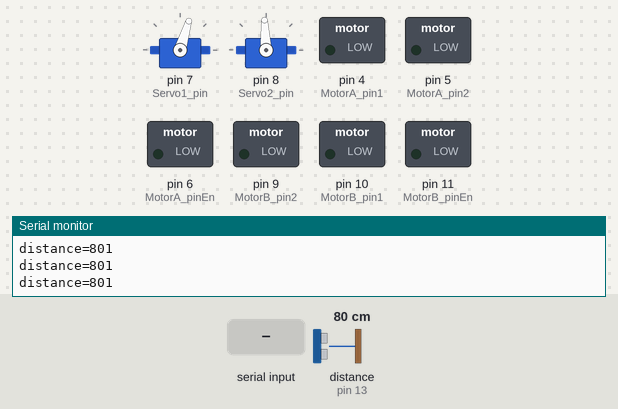
This sketch was run on a simulated Arduino Uno, built with avr-gcc and run on an emulated ATmega328P. On the bench: 2 × servo, switched loads named in the sketch (green lamp = pin HIGH), the last lines printed to the serial monitor. Wiring (inferred from the names in the program): ultrasonic range finder: trigger pin 12; echo pin 13. The inputs (shaded band) are chosen by the test bench; at power-on: distance to the obstacle (sensor on pin 13) 80 cm. The echo pulse lasts 58.3 µs per cm; pins used as bus, display or sensor lines are not drawn.

Above: at 1.2 s.
1.3 s: "a" received over Serial
At 1.81 s:
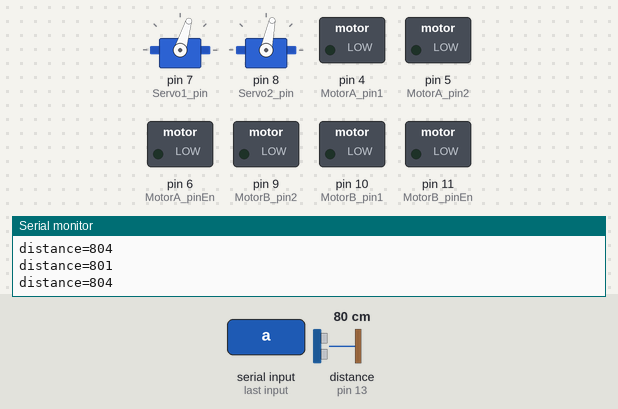
At 4.08 s:
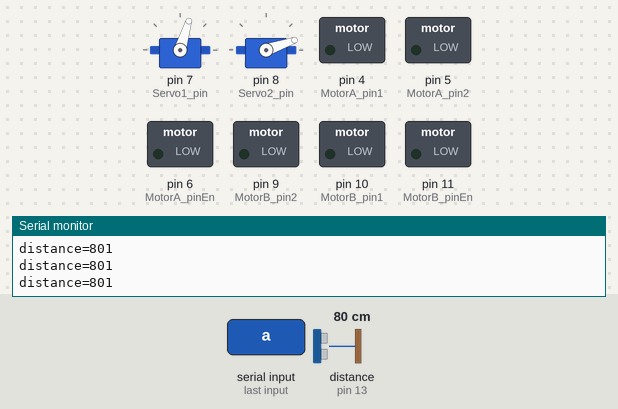
4.3 s: "m" received over Serial
At 4.71 s:
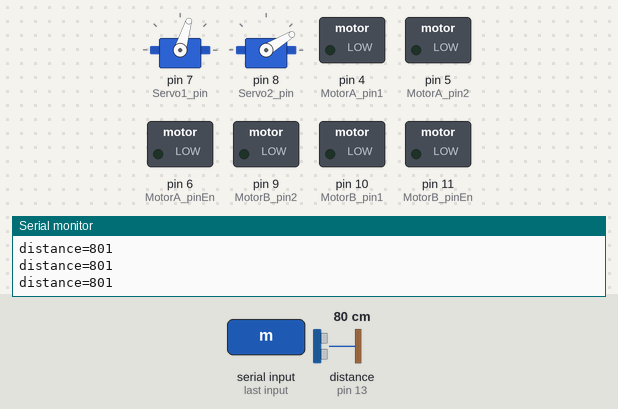
Timing chart, 0 to 8.4 s (numbered marks = the images above; inputs shaded):
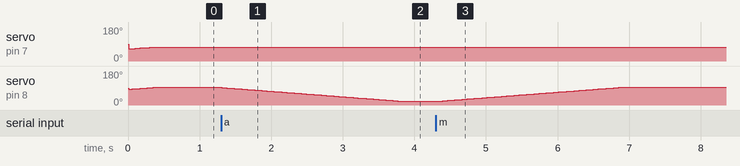

The sketch:

CarController.ino
```cpp
#include "MiniCar.h"
#include "src/timer/Timer.h"

MiniCar car;
Timer t;
int motorSpeed = 0;
int servoSpeed = 1300;
int command;

void setup()
{
  Serial.begin(9600);
  car.init();
  t.every(10, cbk);
  t.every(50, measureDistance);
//  t.every(5000, pseudoMessage);
  car.headMove(1500, 2);
}

void loop()
{
  // waitMessage()
  // routingMessage()
  t.update();
  if (Serial.available()){
    char command = (char)Serial.read();
    if (command == 'a') {
        int angleBias = (int)Serial.read();
        car.headMove(((angleBias - 128) / 127.0 * 750) + 1500, 2);
        Serial.print("angleBias=");
        Serial.println(angleBias);
    }
    else if (command == 'm') {
      car.headMove(1500, 2);
    }
  }
}
void cbk() // repeat every 10ms
{
  car.update();
}
void measureDistance()
{
  car.testUltra();
}
void pseudoMessage()
{
//  motorSpeed = 255 - motorSpeed;
//  car.rightSpeed(motorSpeed, 1);
//  car.leftSpeed(motorSpeed, 1);

  servoSpeed = 3000 - servoSpeed;
  // car.headMove(servoSpeed, 1);
  car.headMove(servoSpeed, 2);
}
```

DCMotor.cpp
```cpp
#include "DCMotor.h"
#include "Arduino.h"

DCMotor::DCMotor() {}
DCMotor::~DCMotor() {}
void DCMotor::setPin(byte p1, byte p2, byte pe)
{
  pin1 = p1;
  pin2 = p2;
  pinEn = pe;
  pwm = 0;
  pinMode(pin1, OUTPUT);
  pinMode(pin2, OUTPUT);
  pinMode(pinEn, OUTPUT);
}
void DCMotor::setSpeed(int p, int d)
{
  pwm = p;
  dir = d;
  if (pwm == 0) // 停止电机
  {
    digitalWrite(pin1, 0);
    digitalWrite(pin2, 0);
    digitalWrite(pinEn, 0);
    return;
  }
  //开启电机q
  if (dir == 0)
  {
    digitalWrite(pin1, HIGH);
    digitalWrite(pin2, LOW);
  }
  else
  {
    digitalWrite(pin1, LOW);
    digitalWrite(pin2, HIGH);
  }
  analogWrite(pinEn, pwm);
}
```

DCMotor.h
```cpp
#ifndef __DCMOTOR_H__
#define __DCMOTOR_H__

#include "Arduino.h"

class DCMotor
{
private:
  byte pin1, pin2, pinEn;
  int pwm, dir;

public:
  DCMotor();
  ~DCMotor();
  void setPin(byte p1, byte p2, byte pe);
  void setSpeed(int p, int d);
};
#endif
```

MiniCar.cpp
```cpp
#include "MiniCar.h"

MiniCar::MiniCar()
{
    // for (int i = 0; i < 1000; i++)
    //     ultraDistance[i] = 0;
}
MiniCar::~MiniCar() {}
void MiniCar::init()
{
    motor1.setPin(MotorA_pin1, MotorA_pin2, MotorA_pinEn);
    motor2.setPin(MotorB_pin1, MotorB_pin2, MotorB_pinEn);
    servo1.attach(Servo1_pin);
    servo2.attach(Servo2_pin);
    ultraSensor.setPin(Ultra_Trig, Ultra_Echo);

    leftSpeedCurrent = 0;
    rightSpeedCurrent = 0;
    leftSpeedTgt = 0;
    rightSpeedTgt = 0;

    head1DegreeCurrent = 1400;
    head2DegreeCurrent = 1400;
    head1DegreeTgt = 1500;
    head2DegreeTgt = 1500;
}
int getSpeedUpValue(int crt, int tgt, int max_speedup)
{
    if (tgt > crt)
    {
        crt += min(max_speedup, tgt - crt);
    }
    else
    {
        crt -= min(max_speedup, crt - tgt);
    }
    return crt;
}
void MiniCar::update()
{
    // 每隔10ms调用一次，用于周期性测距，以及限定运动加速度
    // unsigned distance = ultraSensor.measure();
    // Serial.println(distance);

    if (leftSpeedCurrent != leftSpeedTgt)
    {
        leftSpeedCurrent = getSpeedUpValue(leftSpeedCurrent, leftSpeedTgt, MAX_MOTOR_SPEEDUP);
        motor1.setSpeed(abs(leftSpeedCurrent), int(leftSpeedCurrent > 0));
    }
    if (rightSpeedCurrent != rightSpeedTgt)
    {
        rightSpeedCurrent = getSpeedUpValue(rightSpeedCurrent, rightSpeedTgt, MAX_MOTOR_SPEEDUP);
        motor2.setSpeed(abs(rightSpeedCurrent), int(rightSpeedCurrent > 0));
    }

    if (head1DegreeCurrent != head1DegreeTgt)
    {
        head1DegreeCurrent = getSpeedUpValue(head1DegreeCurrent, head1DegreeTgt, MAX_SERVO_SPEEDUP);
        servo1.writeMicroseconds(head1DegreeCurrent + SERVO1_OFFSET);
    }
    if (head2DegreeCurrent != head2DegreeTgt)
    {
        head2DegreeCurrent = getSpeedUpValue(head2DegreeCurrent, head2DegreeTgt, MAX_SERVO_SPEEDUP);
        servo2.writeMicroseconds(head2DegreeCurrent + SERVO2_OFFSET);
    }
}

void MiniCar::leftSpeed(int speed, int direction)
{
    if (direction > 0)
        leftSpeedTgt = speed;
    else
        leftSpeedTgt = -speed;
}
void MiniCar::rightSpeed(int speed, int direction)
{
    if (direction > 0)
        rightSpeedTgt = speed;
    else
        rightSpeedTgt = -speed;
}
void MiniCar::headMove(int degree, int index)
{
    if (index == 1)
    {
        head1DegreeTgt = degree;
    }
    else
    {
        head2DegreeTgt = degree;
    }
}
void MiniCar::testMotor()
{
    motor1.setSpeed(200, 1);
    motor2.setSpeed(200, 1);
    delay(1500);
    motor1.setSpeed(0, 1);
    motor2.setSpeed(0, 1);
    delay(1000);

    motor1.setSpeed(200, 0);
    motor2.setSpeed(200, 0);
    delay(1500);
    motor1.setSpeed(0, 1);
    motor2.setSpeed(0, 1);
    delay(1000);
}
void MiniCar::testServo()
{
    int start = 1200;
    int end = 1800;
    servo1.write(90);
    servo2.write(90);
    delay(10);
    // for (int pos = 1500; pos <= end; pos++)
    // {
    //     servo1.writeMicroseconds(pos);
    //     delay(5);
    // }
    // for (int pos = end; pos >= start; pos--)
    // {
    //     servo1.writeMicroseconds(pos);
    //     delay(5);
    // }
    // for (int pos = start; pos <= 1500; pos++)
    // {
    //     servo1.writeMicroseconds(pos);
    //     delay(5);
    // }
}
void MiniCar::testUltra()
{
    unsigned long dist_mm = ultraSensor.measure();
    if (dist_mm > 0)
    {
        Serial.print("distance=");
        Serial.println(dist_mm, DEC);    // 输出结果至串口监视器
//        Serial.println("mm");          // 输出结果至串口监视器
    }
}
```

MiniCar.h
```cpp
#ifndef __MINICAR_H__
#define __MINICAR_H__

#include <Arduino.h>
#include <Servo.h>
#include "DCMotor.h"
#include "UltraSensor.h"

#define MotorA_pin1 4
#define MotorA_pin2 5
#define MotorA_pinEn 6
#define MotorB_pin1 10
#define MotorB_pin2 9
#define MotorB_pinEn 11
#define Servo1_pin 7
#define Servo2_pin 8
#define Ultra_Trig 12
#define Ultra_Echo 13

#define SERVO1_OFFSET -200
#define SERVO2_OFFSET 0

#define MAX_MOTOR_SPEEDUP 1
#define MAX_SERVO_SPEEDUP 3

class MiniCar
{
private:
    DCMotor motor1, motor2;
    Servo servo1, servo2;
    UltraSensor ultraSensor;
    int leftSpeedCurrent, rightSpeedCurrent, leftSpeedTgt, rightSpeedTgt;
    int head1DegreeCurrent, head2DegreeCurrent, head1DegreeTgt, head2DegreeTgt;
    // unsigned long ultraDistance[1000];

public:
    MiniCar();
    ~MiniCar();
    void init();
    void leftSpeed(int speed, int direction);
    void rightSpeed(int speed, int direction);
    void headMove(int degree, int index);
    void enableUltra();
    void startScan();
    void update();
    // test device
    void testMotor();
    void testServo();
    void testUltra();
};
#endif
```

UltraSensor.cpp
```cpp
#include "UltraSensor.h"
UltraSensor::UltraSensor()
{
}
UltraSensor::~UltraSensor() {}
void UltraSensor::setPin(byte trig, byte echo)
{
    pinTrig = trig;
    pinEcho = echo;
    pinMode(pinTrig, OUTPUT);
    pinMode(pinEcho, INPUT);
}
unsigned long UltraSensor::measure()
{
    unsigned long time_echo_us = 0;
    unsigned long dist_mm = 0;

    // 通过Trig/Pin 发送脉冲，触发US-100 测距
    digitalWrite(pinTrig, LOW);  // 先拉低，以确保脉冲识别正确
    delayMicroseconds(2);        // 等待2us
    digitalWrite(pinTrig, HIGH); // 开始通过Trig/Pin 发送脉冲
    delayMicroseconds(12);       // 设置脉冲宽度为12us (>10us)
    digitalWrite(pinTrig, LOW);  // 结束脉冲

    time_echo_us = pulseIn(pinEcho, HIGH);            // 计算US-100 返回的脉冲宽度
    if ((time_echo_us < 60000) && (time_echo_us > 1)) // 脉冲有效范围(1, 60000).
    {
        // dist_mm = (time_echo_us * 0.34mm/us) / 2 (mm)
        dist_mm = time_echo_us * 5 / 29; // 通过脉冲宽度计算距离.
        return dist_mm; // 距离单位：毫米
    }
    return 0;
}
```

UltraSensor.h
```cpp
// see https://www.cnblogs.com/journeyonmyway/archive/2012/01/15/2323090.html
// see https://detail.tmall.com/item.htm?id=563699226824

#ifndef __ULTRASENSOR_H__
#define __ULTRASENSOR_H__

#include "Arduino.h"

class UltraSensor
{
private:
  byte pinTrig, pinEcho;

public:
  UltraSensor();
  ~UltraSensor();
  void setPin(byte trig, byte echo);

  unsigned long measure();
};
#endif
```

Event.cpp
```cpp
// (licence header left out)
/*  * * * * * * * * * * * * * * * * * * * * * * * * * * *
 Code by Simon Monk
 http://www.simonmonk.org
* * * * * * * * * * * * * * * * * * * * * * * * * * * * */

// For Arduino 1.0 and earlier
#if defined(ARDUINO) && ARDUINO >= 100
#include "Arduino.h"
#else
#include "WProgram.h"
#endif

#include "Event.h"

Event::Event(void)
{
	eventType = EVENT_NONE;
}

void Event::update(void)
{
    unsigned long now = millis();
    update(now);
}

void Event::update(unsigned long now)
{
	if (now - lastEventTime >= period)
	{
		switch (eventType)
		{
			case EVENT_EVERY:
				(*callback)();
				break;

			case EVENT_OSCILLATE:
				pinState = ! pinState;
				digitalWrite(pin, pinState);
				break;
		}
		lastEventTime = now;
		count++;
	}
	if (repeatCount > -1 && count >= repeatCount)
	{
		eventType = EVENT_NONE;
	}
}
```

Event.h
```cpp
// (licence header left out)
/*  * * * * * * * * * * * * * * * * * * * * * * * * * * *
 Code by Simon Monk
 http://www.simonmonk.org
* * * * * * * * * * * * * * * * * * * * * * * * * * * * */

#ifndef Event_h
#define Event_h

#include <inttypes.h>

#define EVENT_NONE 0
#define EVENT_EVERY 1
#define EVENT_OSCILLATE 2

class Event
{

public:
  Event(void);
  void update(void);
  void update(unsigned long now);
  int8_t eventType;
  unsigned long period;
  int repeatCount;
  uint8_t pin;
  uint8_t pinState;
  void (*callback)(void);
  unsigned long lastEventTime;
  int count;
};

#endif
```

Timer.cpp
```cpp
// (licence header left out)
/*  * * * * * * * * * * * * * * * * * * * * * * * * * * *
 Code by Simon Monk
 http://www.simonmonk.org
* * * * * * * * * * * * * * * * * * * * * * * * * * * * */

// For Arduino 1.0 and earlier
#if defined(ARDUINO) && ARDUINO >= 100
#include "Arduino.h"
#else
#include "WProgram.h"
#endif

#include "Timer.h"

Timer::Timer(void)
{
}

int8_t Timer::every(unsigned long period, void (*callback)(), int repeatCount)
{
	int8_t i = findFreeEventIndex();
	if (i == -1) return -1;

	_events[i].eventType = EVENT_EVERY;
	_events[i].period = period;
	_events[i].repeatCount = repeatCount;
	_events[i].callback = callback;
	_events[i].lastEventTime = millis();
	_events[i].count = 0;
	return i;
}

int8_t Timer::every(unsigned long period, void (*callback)())
{
	return every(period, callback, -1); // - means forever
}

int8_t Timer::after(unsigned long period, void (*callback)())
{
	return every(period, callback, 1);
}

int8_t Timer::oscillate(uint8_t pin, unsigned long period, uint8_t startingValue, int repeatCount)
{
	int8_t i = findFreeEventIndex();
	if (i == NO_TIMER_AVAILABLE) return NO_TIMER_AVAILABLE;

	_events[i].eventType = EVENT_OSCILLATE;
	_events[i].pin = pin;
	_events[i].period = period;
	_events[i].pinState = startingValue;
	digitalWrite(pin, startingValue);
	_events[i].repeatCount = repeatCount * 2; // full cycles not transitions
	_events[i].lastEventTime = millis();
	_events[i].count = 0;
	return i;
}

int8_t Timer::oscillate(uint8_t pin, unsigned long period, uint8_t startingValue)
{
	return oscillate(pin, period, startingValue, -1); // forever
}

/**
 * This method will generate a pulse of !startingValue, occuring period after the
 * call of this method and lasting for period. The Pin will be left in !startingValue.
 */
int8_t Timer::pulse(uint8_t pin, unsigned long period, uint8_t startingValue)
{
	return oscillate(pin, period, startingValue, 1); // once
}

/**
 * This method will generate a pulse of startingValue, starting immediately and of
 * length period. The pin will be left in the !startingValue state
 */
int8_t Timer::pulseImmediate(uint8_t pin, unsigned long period, uint8_t pulseValue)
{
	int8_t id(oscillate(pin, period, pulseValue, 1));
	// now fix the repeat count
	if (id >= 0 && id < MAX_NUMBER_OF_EVENTS) {
		_events[id].repeatCount = 1;
	}
	return id;
}


void Timer::stop(int8_t id)
{
	if (id >= 0 && id < MAX_NUMBER_OF_EVENTS) {
		_events[id].eventType = EVENT_NONE;
	}
}

void Timer::update(void)
{
	unsigned long now = millis();
	update(now);
}

void Timer::update(unsigned long now)
{
	for (int8_t i = 0; i < MAX_NUMBER_OF_EVENTS; i++)
	{
		if (_events[i].eventType != EVENT_NONE)
		{
			_events[i].update(now);
		}
	}
}
int8_t Timer::findFreeEventIndex(void)
{
	for (int8_t i = 0; i < MAX_NUMBER_OF_EVENTS; i++)
	{
		if (_events[i].eventType == EVENT_NONE)
		{
			return i;
		}
	}
	return NO_TIMER_AVAILABLE;
}
```

Timer.h
```cpp
// (licence header left out)
/*  * * * * * * * * * * * * * * * * * * * * * * * * * * *
 Code by Simon Monk
 http://www.simonmonk.org
* * * * * * * * * * * * * * * * * * * * * * * * * * * * */

#ifndef Timer_h
#define Timer_h

#include <inttypes.h>
#include "Event.h"

#define MAX_NUMBER_OF_EVENTS (10)

#define TIMER_NOT_AN_EVENT (-2)
#define NO_TIMER_AVAILABLE (-1)

class Timer
{

public:
  Timer(void);

  int8_t every(unsigned long period, void (*callback)(void));
  int8_t every(unsigned long period, void (*callback)(void), int repeatCount);
  int8_t after(unsigned long duration, void (*callback)(void));
  int8_t oscillate(uint8_t pin, unsigned long period, uint8_t startingValue);
  int8_t oscillate(uint8_t pin, unsigned long period, uint8_t startingValue, int repeatCount);

  /**
   * This method will generate a pulse of !startingValue, occuring period after the
   * call of this method and lasting for period. The Pin will be left in !startingValue.
   */
  int8_t pulse(uint8_t pin, unsigned long period, uint8_t startingValue);

  /**
   * This method will generate a pulse of pulseValue, starting immediately and of
   * length period. The pin will be left in the !pulseValue state
   */
  int8_t pulseImmediate(uint8_t pin, unsigned long period, uint8_t pulseValue);
  void stop(int8_t id);
  void update(void);
  void update(unsigned long now);

protected:
  Event _events[MAX_NUMBER_OF_EVENTS];
  int8_t findFreeEventIndex(void);

};

#endif
```

Measured:
- after the input at 1.3 s, servo on pin 8 (Servo2_pin): moves from 93° to 19° over 2.5 s, starting at once
- after the input at 4.3 s, servo on pin 8 (Servo2_pin): moves from 19° to 93° over 2.5 s, starting at once
